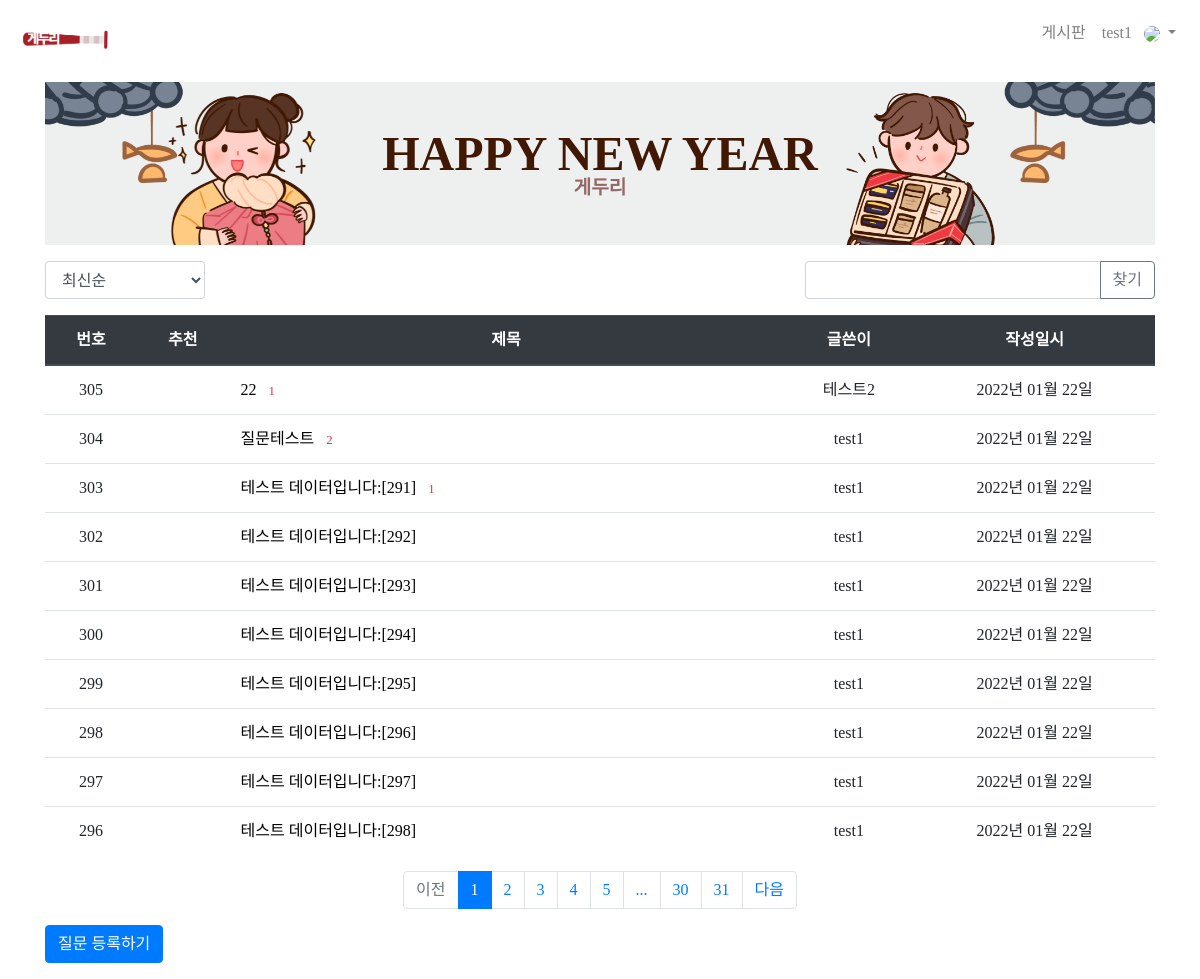
/question/list/ (signed in), run on an earlier commit of the app's database.
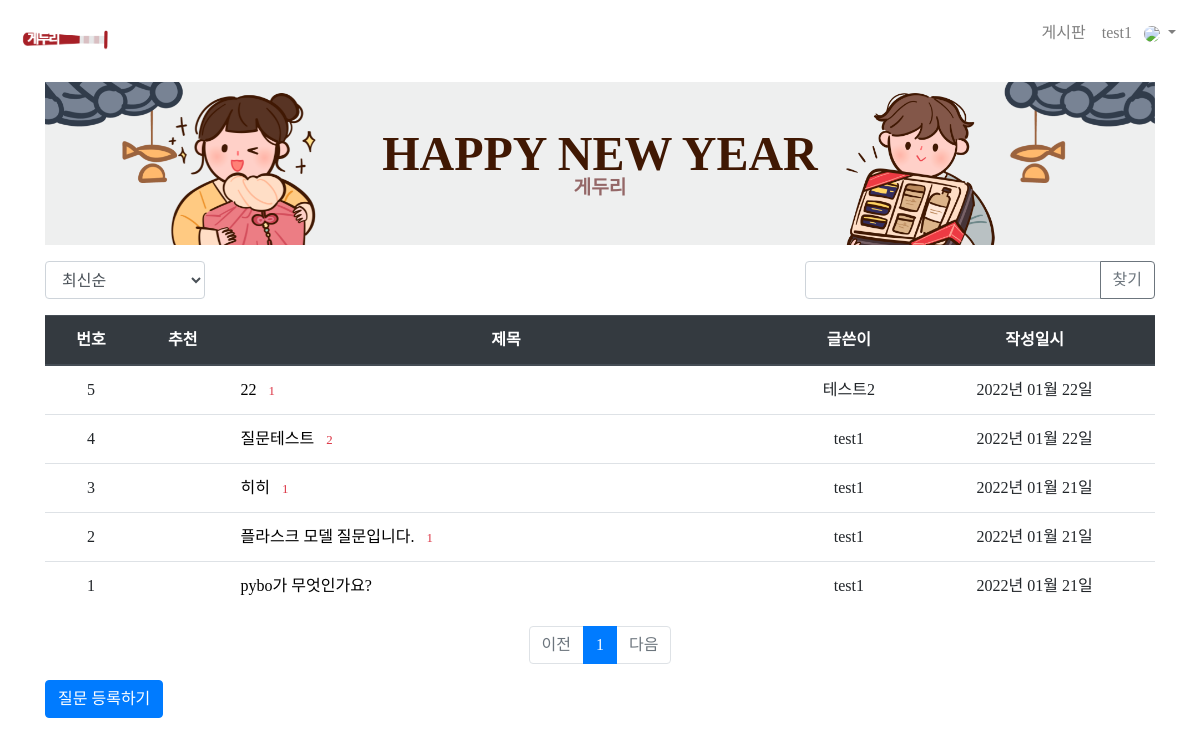
And on a later commit of the database.
### pybo/models.py (models this page shows)
class Question(db.Model):
  id = db.Column(db.Integer, primary_key=True)
  subject = db.Column(db.String(200), nullable=False)
  content = db.Column(db.Text(), nullable=False)
  create_date = db.Column(db.DateTime(), nullable=False)
  user_id = db.Column(db.Integer, db.ForeignKey('user.id', ondelete='CASCADE'), nullable=False)
  user = db.relationship('User', backref=db.backref('question_set'))
  modify_date = db.Column(db.DateTime(), nullable=True)
  voter = db.relationship('User', secondary=question_voter, backref=db.backref('question_voter_set'))

class User(db.Model):
  id = db.Column(db.Integer, primary_key=True)
  username = db.Column(db.String(150), unique=True, nullable=False)
  password = db.Column(db.String(200), nullable=False)
  email = db.Column(db.String(120), unique=True, nullable=False)

### pybo/views/question_views.py (the view, shortened to what this page needs)
@bp.route('/list/')
def _list():
    page = request.args.get('page', type=int, default=1)
    kw = request.args.get('kw', type=str, default='')
    so = request.args.get('so', type=str, default='recent')
    if so == 'recommend':
        sub_query = db.session.query(question_voter.c.question_id, func.count('*').label('num_voter')) \
            .group_by(question_voter.c.question_id).subquery()
        question_list = Question.query \
            .outerjoin(sub_query, Question.id == sub_query.c.question_id) \
            .order_by(sub_query.c.num_voter.desc(), Question.create_date.desc())
    elif so == 'popular':
        sub_query = db.session.query(Answer.question_id, func.count('*').label('num_answer')) \
            .group_by(Answer.question_id).subquery()
        question_list = Question.query \
            .outerjoin(sub_query, Question.id == sub_query.c.question_id) \
            .order_by(sub_query.c.num_answer.desc(), Question.create_date.desc())
    else:  # recent
        question_list = Question.query.order_by(Question.create_date.desc())
    question_list = question_list.paginate(page, per_page=10)
    return render_template('question/question_list.html', question_list=question_list, page=page, kw=kw, so=so)

### pybo/filter.py (called while the page is built)
def format_datetime(value, fmt='%Y년 %m월 %d일'):
    return value.strftime(fmt)

### pybo/views/auth_views.py (called while the page is built)
@bp.before_app_request
def load_logged_in_user():
    user_id = session.get('user_id')
    if user_id is None:
        g.user = None
    else:
        g.user = User.query.get(user_id)

### pybo/templates/question/question_list.html (shortened to what this page needs)
{% extends 'base.html' %}
{% block content %}
{% include "navbar.html" %}
<div class="container my-3">
    {% include "banner/banner.html" %}
    <div class="row justify-content-between my-3">
        <div class="col-2">
            <select class="form-control so">
                <option value="recent" {% if so=='recent' %}selected{% endif %}>최신순</option>
            </select>
        </div>
        <div class="col-4 input-group">
            <input type="text" class="form-control kw" value="{{ kw or '' }}">
            <div class="input-group-append">
                <button
                    class="btn btn-outline-secondary"
                    type="button"
                    id="btn_search"
                >찾기</button>
            </div>
        </div>
    </div>
    <table class="table">
        <thead>
        <tr class="text-center thead-dark">
            <th>번호</th>
            <th>추천</th>
            <th style="width:50%">제목</th>
            <th>글쓴이</th>
            <th>작성일시</th>
        </tr>
        </thead>
        <tbody>
        {% if question_list %}
        {% for question in question_list.items %}
        <tr class="text-center">
            <td>{{ question_list.total - ((question_list.page-1) * question_list.per_page ) - loop.index0 }}</td>
            <td>
            </td>
            <td class="text-left">
                <a href="{{ url_for('question.detail', question_id=question.id) }}">{{ question.subject }}</a>
                {% if question.answer_set|length > 0 %}
                <span class="text-danger small ml-2">{{ question.answer_set|length }}</span>
                {% endif %}
            </td>
            <td>{{ question.user.username }}</td>
            <td>{{ question.create_date|datetime }}</td>
        </tr>
        {% endfor %}
        {% else %}
        <tr>
            <td colspan="3">질문이 없습니다.</td>
        </tr>
        {% endif %}
        </tbody>
    </table>
    <ul class="pagination justify-content-center">
        {% if question_list.has_prev %}
        <li class="page-item">
            <a class="page-link" data-page="{{ question_list.prev_num }}" href="#">이전</a>
        </li>
        {% else %}
        <li class="page-item disabled">
            <a class="page-link" tabindex="-1" aria-disabled="true" href="#">이전</a>
        </li>
        {% endif %}
        {% for page_num in question_list.iter_pages() %}
            {% if page_num %}
                {% if page_num != question_list.page %}
                <li class="page-item">
                    <a class="page-link" data-page="{{ page_num }}" href="#">{{ page_num }}</a>
                </li>
                {% else %}
                <li class="page-item active" aria-current="page">
                    <a class="page-link" href="#">{{ page_num }}</a>
                </li>
                {% endif %}
           {% else %}
                <li class="disabled">
                    <a class="page-link" href="#">...</a>
                </li>
           {% endif %}
        {% endfor %}
        {% if question_list.has_next %}
        <li class="page-item">
            <a class="page-link" data-page="{{ question_list.next_num }}" href="#">다음</a>
        </li>
        {% else %}
        <li class="page-item disabled">
            <a class="page-link" tabindex="-1" aria-disabled="true" href="#">다음</a>
        </li>
        {% endif %}
    </ul>
    <a href="{{ url_for('question.create') }}" class="btn btn-primary">질문 등록하기</a>
</div>
{% endblock %}

What changed in the data, as far as the page shows it:
removed Question: total "303", subject "테스트 데이터입니다:[291]", answer_set|length "1", user.username "test1", create_date "2022년 01월 22일"
removed Question: total "302", subject "테스트 데이터입니다:[292]", user.username "test1", create_date "2022년 01월 22일"
removed Question: total "301", subject "테스트 데이터입니다:[293]", user.username "test1", create_date "2022년 01월 22일"
removed Question: total "300", subject "테스트 데이터입니다:[294]", user.username "test1", create_date "2022년 01월 22일"
removed Question: id "299", subject "테스트 데이터입니다:[295]", user.username "test1", create_date "2022년 01월 22일"
removed Question: total "298", subject "테스트 데이터입니다:[296]", user.username "test1", create_date "2022년 01월 22일"
removed Question: total "297", subject "테스트 데이터입니다:[297]", user.username "test1", create_date "2022년 01월 22일"
removed Question: total "296", subject "테스트 데이터입니다:[298]", user.username "test1", create_date "2022년 01월 22일"
computed for Question "테스트2": id "305" → "5"
computed for Question "질문테스트": id "304" → "4"
now on this page (row unchanged): Question: id "3", subject "히히", answer_set|length "1", user.username "test1", create_date "2022년 01월 21일"
now on this page (row unchanged): Question: id "2", subject "플라스크 모델 질문입니다.", answer_set|length "1", user.username "test1", create_date "2022년 01월 21일"
now on this page (row unchanged): Question: total "1", subject "pybo가 무엇인가요?", user.username "test1", create_date "2022년 01월 21일"
Also different on the page:
list line gone: "2"
list line gone: "3"
list line gone: "4"
list line gone: "5"
list line gone: "30"
list line gone: "31"
